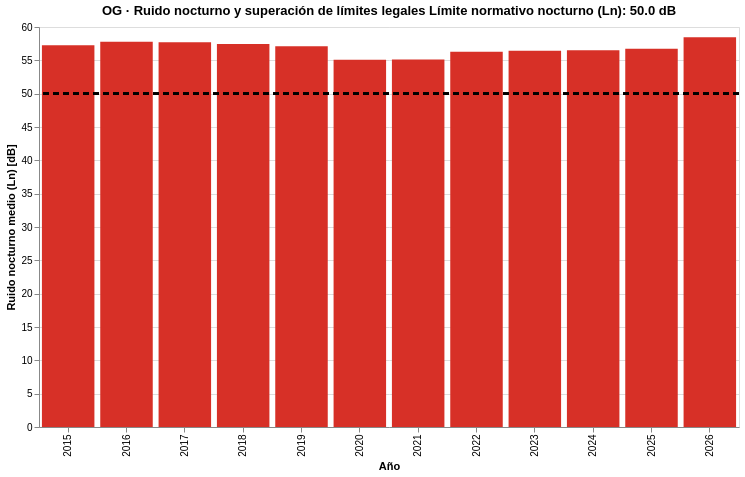

Here is the notebook cell this chart was saved with:
### Markdown cell above
OG‑03 · Ruido vs límites normativos (impacto en salud)
🎯 Qué responde
¿Con qué frecuencia se superan los límites legales asociados a efectos sobre la salud?
📊 Tipo
Heatmap + referencia normativa
🧠 Justificación

Traduce decibelios → riesgo
Conecta directamente con salud pública
Muy alineado con ODS y normativa UE

📁 Datos

df_02 (Ln)
df_03 (límites legales)

### Code cell
limite_ln = (
    df_03_noise_lim
    .query("noiselevelindicator == 'lnight'")
    ["limitvalue"]
    .iloc[0]
)

df_ln_year = (
    df_02_cont_acustic
    .dropna(subset=["ln"])
    .groupby("year", as_index=False)
    .agg(ln_medio=("ln", "mean"))
)

bars_og_03 = (
    alt.Chart(df_ln_year)
    .mark_bar()
    .encode(
        x=alt.X("year:O", title="Año"),
        y=alt.Y(
            "ln_medio:Q",
            title="Ruido nocturno medio (Ln) [dB]",
            scale=alt.Scale(zero=False)
        ),
        color=alt.condition(
            f"datum.ln_medio > {limite_ln}",
            alt.value("#d73027"),   # rojo: supera límite
            alt.value("#4575b4")    # azul: cumple normativa
        ),
        tooltip=[
            alt.Tooltip("year:O", title="Año"),
            alt.Tooltip("ln_medio:Q", title="Ln medio", format=".2f")
        ]
    )
)

linea_limite_ln = (
    alt.Chart(df_ln_year)
    .mark_rule(
        strokeDash=[6, 4],
        strokeWidth=2,
        color="black"
    )
    .encode(
        y=alt.datum(limite_ln)
    )
)


og_03_final = (
    (bars_og_03 + linea_limite_ln)
    .properties(
        width=700,
        height=400,
        title=(
            "OG · Ruido nocturno y superación de límites legales\n"
            f"Límite normativo nocturno (Ln): {limite_ln} dB"
        )
    )
)

og_03_final

### Figure 1 — Vega-Lite specification as saved in the notebook (floating-point values rounded to 4 significant figures)
{"$schema": "https://vega.github.io/schema/vega-lite/v5.20.1.json", "config": {"view": {"continuousHeight": 300, "continuousWidth": 300}}, "data": {"name": "data-00890571314b3f576691ee7671954e79"}, "datasets": {"data-00890571314b3f576691ee7671954e79": [{"ln_medio": 57.26, "year": 2015}, {"ln_medio": 57.77, "year": 2016}, {"ln_medio": 57.71, "year": 2017}, {"ln_medio": 57.44, "year": 2018}, {"ln_medio": 57.1, "year": 2019}, {"ln_medio": 55.1, "year": 2020}, {"ln_medio": 55.13, "year": 2021}, {"ln_medio": 56.3, "year": 2022}, {"ln_medio": 56.43, "year": 2023}, {"ln_medio": 56.5, "year": 2024}, {"ln_medio": 56.74, "year": 2025}, {"ln_medio": 58.46, "year": 2026}]}, "height": 400, "layer": [{"encoding": {"color": {"condition": {"test": "datum.ln_medio > 50.0", "value": "#d73027"}, "value": "#4575b4"}, "tooltip": [{"field": "year", "title": "Año", "type": "ordinal"}, {"field": "ln_medio", "format": ".2f", "title": "Ln medio", "type": "quantitative"}], "x": {"field": "year", "title": "Año", "type": "ordinal"}, "y": {"field": "ln_medio", "scale": {"zero": false}, "title": "Ruido nocturno medio (Ln) [dB]", "type": "quantitative"}}, "mark": {"type": "bar"}}, {"encoding": {"y": {"datum": 50}}, "mark": {"color": "black", "strokeDash": [6, 4], "strokeWidth": 2, "type": "rule"}}], "title": "OG · Ruido nocturno y superación de límites legales\nLímite normativo nocturno (Ln): 50.0 dB", "width": 700}
